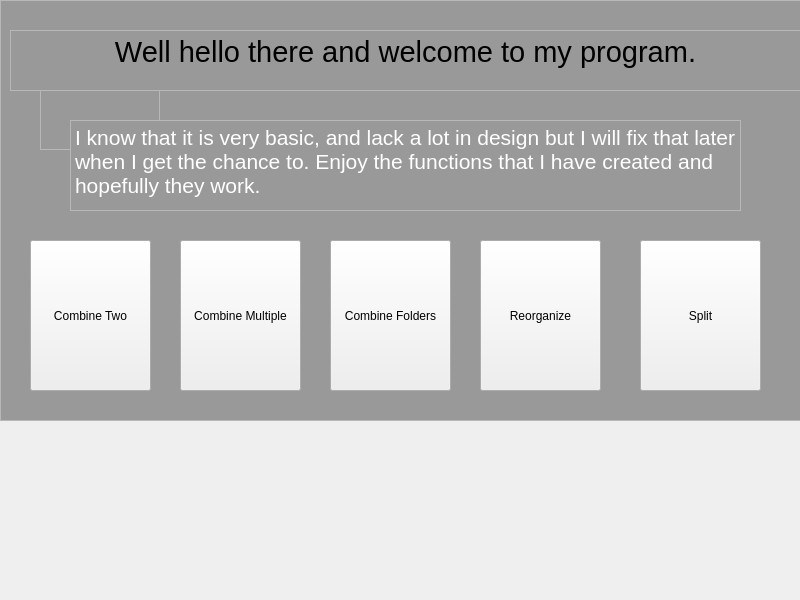
<?xml version="1.0" encoding="UTF-8"?>
<ui version="4.0">
 <class>MainWindow</class>
 <widget class="QMainWindow" name="MainWindow">
  <property name="geometry">
   <rect>
    <x>0</x>
    <y>0</y>
    <width>800</width>
    <height>600</height>
   </rect>
  </property>
  <property name="minimumSize">
   <size>
    <width>50</width>
    <height>50</height>
   </size>
  </property>
  <property name="maximumSize">
   <size>
    <width>2500</width>
    <height>2500</height>
   </size>
  </property>
  <property name="windowTitle">
   <string>PDF Merging Software</string>
  </property>
  <widget class="QWidget" name="centralwidget">
   <widget class="QTextEdit" name="Background">
    <property name="geometry">
     <rect>
      <x>0</x>
      <y>0</y>
      <width>821</width>
      <height>421</height>
     </rect>
    </property>
    <property name="html">
     <string>&lt;!DOCTYPE HTML PUBLIC &quot;-//W3C//DTD HTML 4.0//EN&quot; &quot;http://www.w3.org/TR/REC-html40/strict.dtd&quot;&gt;
&lt;html&gt;&lt;head&gt;&lt;meta name=&quot;qrichtext&quot; content=&quot;1&quot; /&gt;&lt;style type=&quot;text/css&quot;&gt;
p, li { white-space: pre-wrap; }
&lt;/style&gt;&lt;/head&gt;&lt;body style=&quot; font-family:'MS Shell Dlg 2'; font-size:8.25pt; font-weight:400; font-style:normal;&quot; bgcolor=&quot;#999999&quot;&gt;
&lt;p style=&quot;-qt-paragraph-type:empty; margin-top:0px; margin-bottom:0px; margin-left:0px; margin-right:0px; -qt-block-indent:0; text-indent:0px;&quot;&gt;&lt;br /&gt;&lt;/p&gt;&lt;/body&gt;&lt;/html&gt;</string>
    </property>
   </widget>
   <widget class="QPushButton" name="Button4">
    <property name="geometry">
     <rect>
      <x>480</x>
      <y>240</y>
      <width>121</width>
      <height>151</height>
     </rect>
    </property>
    <property name="text">
     <string>Reorganize</string>
    </property>
   </widget>
   <widget class="QPushButton" name="Button5">
    <property name="geometry">
     <rect>
      <x>640</x>
      <y>240</y>
      <width>121</width>
      <height>151</height>
     </rect>
    </property>
    <property name="text">
     <string>Split</string>
    </property>
   </widget>
   <widget class="QPushButton" name="Button1">
    <property name="geometry">
     <rect>
      <x>30</x>
      <y>240</y>
      <width>121</width>
      <height>151</height>
     </rect>
    </property>
    <property name="text">
     <string>Combine Two</string>
    </property>
   </widget>
   <widget class="QTextBrowser" name="MainTitle">
    <property name="enabled">
     <bool>true</bool>
    </property>
    <property name="geometry">
     <rect>
      <x>10</x>
      <y>30</y>
      <width>791</width>
      <height>61</height>
     </rect>
    </property>
    <property name="font">
     <font>
      <family>Arial</family>
      <pointsize>18</pointsize>
      <weight>50</weight>
      <bold>false</bold>
      <kerning>true</kerning>
     </font>
    </property>
    <property name="layoutDirection">
     <enum>Qt::LeftToRight</enum>
    </property>
    <property name="autoFillBackground">
     <bool>true</bool>
    </property>
    <property name="inputMethodHints">
     <set>Qt::ImhNone</set>
    </property>
    <property name="html">
     <string>&lt;!DOCTYPE HTML PUBLIC &quot;-//W3C//DTD HTML 4.0//EN&quot; &quot;http://www.w3.org/TR/REC-html40/strict.dtd&quot;&gt;
&lt;html&gt;&lt;head&gt;&lt;meta name=&quot;qrichtext&quot; content=&quot;1&quot; /&gt;&lt;style type=&quot;text/css&quot;&gt;
p, li { white-space: pre-wrap; }
&lt;/style&gt;&lt;/head&gt;&lt;body style=&quot; font-family:'Arial'; font-size:18pt; font-weight:400; font-style:normal;&quot; bgcolor=&quot;#999999&quot;&gt;
&lt;p align=&quot;center&quot; style=&quot; margin-top:0px; margin-bottom:0px; margin-left:0px; margin-right:0px; -qt-block-indent:0; text-indent:0px;&quot;&gt;&lt;span style=&quot; font-size:22pt;&quot;&gt;Well hello there and welcome to my program.&lt;/span&gt;&lt;/p&gt;&lt;/body&gt;&lt;/html&gt;</string>
    </property>
   </widget>
   <widget class="QPushButton" name="Button3">
    <property name="geometry">
     <rect>
      <x>330</x>
      <y>240</y>
      <width>121</width>
      <height>151</height>
     </rect>
    </property>
    <property name="text">
     <string>Combine Folders</string>
    </property>
   </widget>
   <widget class="QTextEdit" name="Description">
    <property name="geometry">
     <rect>
      <x>70</x>
      <y>120</y>
      <width>671</width>
      <height>91</height>
     </rect>
    </property>
    <property name="font">
     <font>
      <family>Arial</family>
      <pointsize>20</pointsize>
     </font>
    </property>
    <property name="html">
     <string>&lt;!DOCTYPE HTML PUBLIC &quot;-//W3C//DTD HTML 4.0//EN&quot; &quot;http://www.w3.org/TR/REC-html40/strict.dtd&quot;&gt;
&lt;html&gt;&lt;head&gt;&lt;meta name=&quot;qrichtext&quot; content=&quot;1&quot; /&gt;&lt;style type=&quot;text/css&quot;&gt;
p, li { white-space: pre-wrap; }
&lt;/style&gt;&lt;/head&gt;&lt;body style=&quot; font-family:'Arial'; font-size:20pt; font-weight:400; font-style:normal;&quot; bgcolor=&quot;#999999&quot;&gt;
&lt;p style=&quot; margin-top:0px; margin-bottom:0px; margin-left:0px; margin-right:0px; -qt-block-indent:0; text-indent:0px;&quot;&gt;&lt;span style=&quot; font-family:'MS Shell Dlg 2'; font-size:16pt; color:#ffffff;&quot;&gt;I know that it is very basic, and lack a lot in design but I will fix that later when I get the chance to. Enjoy the functions that I have created and hopefully they work.&lt;/span&gt;&lt;/p&gt;&lt;/body&gt;&lt;/html&gt;</string>
    </property>
   </widget>
   <widget class="QPushButton" name="Button2">
    <property name="geometry">
     <rect>
      <x>180</x>
      <y>240</y>
      <width>121</width>
      <height>151</height>
     </rect>
    </property>
    <property name="text">
     <string>Combine Multiple</string>
    </property>
   </widget>
   <widget class="QFrame" name="frame">
    <property name="geometry">
     <rect>
      <x>40</x>
      <y>70</y>
      <width>120</width>
      <height>80</height>
     </rect>
    </property>
    <property name="frameShape">
     <enum>QFrame::StyledPanel</enum>
    </property>
    <property name="frameShadow">
     <enum>QFrame::Raised</enum>
    </property>
   </widget>
   <zorder>Background</zorder>
   <zorder>frame</zorder>
   <zorder>Button2</zorder>
   <zorder>Button3</zorder>
   <zorder>MainTitle</zorder>
   <zorder>Button5</zorder>
   <zorder>Button1</zorder>
   <zorder>Button4</zorder>
   <zorder>Description</zorder>
  </widget>
 </widget>
 <tabstops>
  <tabstop>Button1</tabstop>
  <tabstop>Button2</tabstop>
  <tabstop>Button3</tabstop>
  <tabstop>Button4</tabstop>
  <tabstop>Button5</tabstop>
  <tabstop>Description</tabstop>
  <tabstop>MainTitle</tabstop>
  <tabstop>Background</tabstop>
 </tabstops>
 <resources/>
 <connections/>
</ui>
